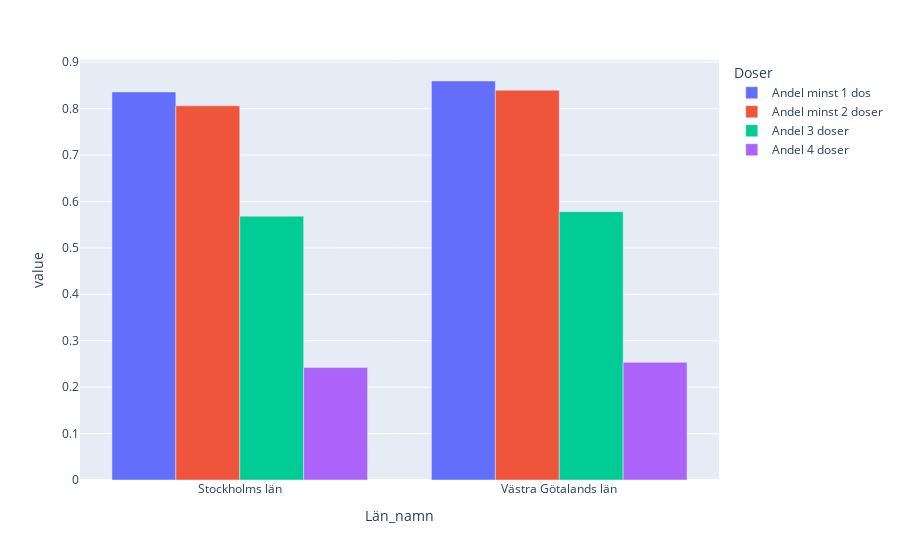

Here is the notebook cell this chart was saved with:
### Code cell
import plotly.graph_objects as go

county_group = vaxx_data[["Län_namn","Andel minst 1 dos", "Andel minst 2 doser", "Andel 3 doser", "Andel 4 doser"]].groupby("Län_namn")

# # # # # # # # # # # # # # # # # # # # # # # # # # # # # # # # # # # # # # # # # # # # # # # # # # # # # # # # # # # # # # # # # # # # # # # # 

#counties = 

counties_query = vaxx_data.query("Län_namn.isin(@counties)")
counties_df = counties_query[["Län_namn", "Andel minst 1 dos", "Andel minst 2 doser", "Andel 3 doser", "Andel 4 doser"]]
counties_group_mean = counties_df.groupby("Län_namn").mean()
county_df = counties_group_mean.reset_index()

county_df = pd.melt(county_df, id_vars="Län_namn", var_name="Doser", value_vars=['Andel minst 1 dos', 'Andel minst 2 doser', 'Andel 3 doser', 'Andel 4 doser'] )


fig = px.bar(county_df, x='Län_namn', y='value', color='Doser', barmode='group')
fig.show()

### Figure 1 — Plotly figure (JSON) as saved in the notebook; plotly's stock layout.template omitted (floating-point values rounded to 4 significant figures)
{"data": [{"alignmentgroup": "True", "hovertemplate": "Doser=Andel minst 1 dos<br>Län_namn=%{x}<br>value=%{y}<extra></extra>", "legendgroup": "Andel minst 1 dos", "marker": {"color": "#636efa", "pattern": {"shape": ""}}, "name": "Andel minst 1 dos", "offsetgroup": "Andel minst 1 dos", "orientation": "v", "showlegend": true, "textposition": "auto", "type": "bar", "x": ["Stockholms län", "Västra Götalands län"], "xaxis": "x", "y": [0.8359, 0.8594], "yaxis": "y"}, {"alignmentgroup": "True", "hovertemplate": "Doser=Andel minst 2 doser<br>Län_namn=%{x}<br>value=%{y}<extra></extra>", "legendgroup": "Andel minst 2 doser", "marker": {"color": "#EF553B", "pattern": {"shape": ""}}, "name": "Andel minst 2 doser", "offsetgroup": "Andel minst 2 doser", "orientation": "v", "showlegend": true, "textposition": "auto", "type": "bar", "x": ["Stockholms län", "Västra Götalands län"], "xaxis": "x", "y": [0.8059, 0.8397], "yaxis": "y"}, {"alignmentgroup": "True", "hovertemplate": "Doser=Andel 3 doser<br>Län_namn=%{x}<br>value=%{y}<extra></extra>", "legendgroup": "Andel 3 doser", "marker": {"color": "#00cc96", "pattern": {"shape": ""}}, "name": "Andel 3 doser", "offsetgroup": "Andel 3 doser", "orientation": "v", "showlegend": true, "textposition": "auto", "type": "bar", "x": ["Stockholms län", "Västra Götalands län"], "xaxis": "x", "y": [0.5683, 0.5779], "yaxis": "y"}, {"alignmentgroup": "True", "hovertemplate": "Doser=Andel 4 doser<br>Län_namn=%{x}<br>value=%{y}<extra></extra>", "legendgroup": "Andel 4 doser", "marker": {"color": "#ab63fa", "pattern": {"shape": ""}}, "name": "Andel 4 doser", "offsetgroup": "Andel 4 doser", "orientation": "v", "showlegend": true, "textposition": "auto", "type": "bar", "x": ["Stockholms län", "Västra Götalands län"], "xaxis": "x", "y": [0.2423, 0.2534], "yaxis": "y"}], "layout": {"barmode": "group", "legend": {"title": {"text": "Doser"}, "tracegroupgap": 0}, "margin": {"t": 60}, "xaxis": {"anchor": "y", "domain": [0, 1], "title": {"text": "Län_namn"}}, "yaxis": {"anchor": "x", "domain": [0, 1], "title": {"text": "value"}}}}
